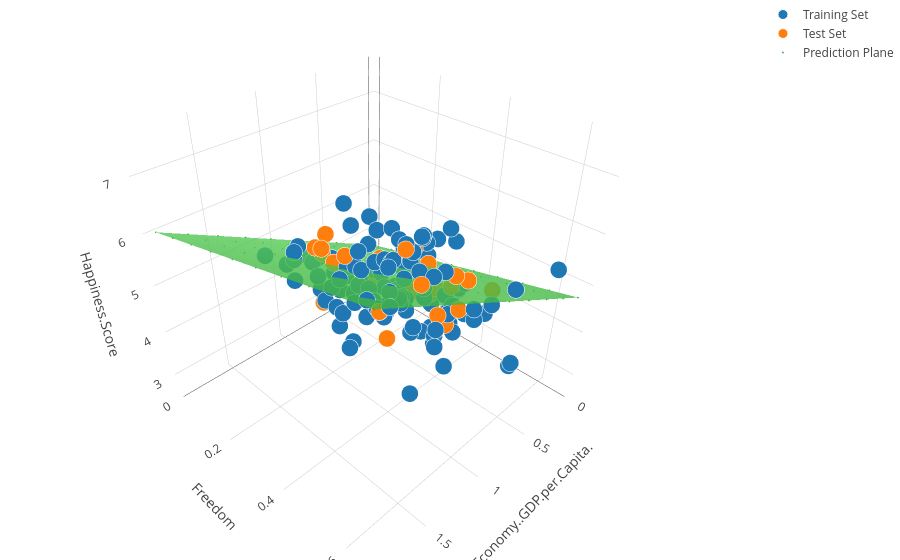

This figure's notebook cell:
### Markdown cell above
### Plot the Model Predictions

Since our model is trained now we may plot its predictions over the training and test datasets to see how well it fits the data.

### Code cell
# Generate different combinations of X and Y sets to build a predictions plane.
predictions_num = 10

# Find min and max values along X and Y axes.
x_min = x_train[:, 0].min();
x_max = x_train[:, 0].max();

y_min = x_train[:, 1].min();
y_max = x_train[:, 1].max();

# Generate predefined numbe of values for eaxh axis betwing correspondent min and max values.
x_axis = np.linspace(x_min, x_max, predictions_num)
y_axis = np.linspace(y_min, y_max, predictions_num)

# Create empty vectors for X and Y axes predictions
# We're going to find cartesian product of all possible X and Y values.
x_predictions = np.zeros((predictions_num * predictions_num, 1))
y_predictions = np.zeros((predictions_num * predictions_num, 1))

# Find cartesian product of all X and Y values.
x_y_index = 0
for x_index, x_value in enumerate(x_axis):
    for y_index, y_value in enumerate(y_axis):
        x_predictions[x_y_index] = x_value
        y_predictions[x_y_index] = y_value
        x_y_index += 1

# Predict Z value for all X and Y pairs. 
z_predictions = linear_regression.predict(np.hstack((x_predictions, y_predictions)))

# Plot training data with predictions.

# Configure the plot with test dataset.
plot_predictions_trace = go.Scatter3d(
    x=x_predictions.flatten(),
    y=y_predictions.flatten(),
    z=z_predictions.flatten(),
    name='Prediction Plane',
    mode='markers',
    marker={
        'size': 1,
    },
    opacity=0.8,
    surfaceaxis=2, 
)

plot_data = [plot_training_trace, plot_test_trace, plot_predictions_trace]
plot_figure = go.Figure(data=plot_data, layout=plot_layout)

import plotly.io as pio
pio.renderers.default = "colab"
plotly.offline.iplot(plot_figure)
